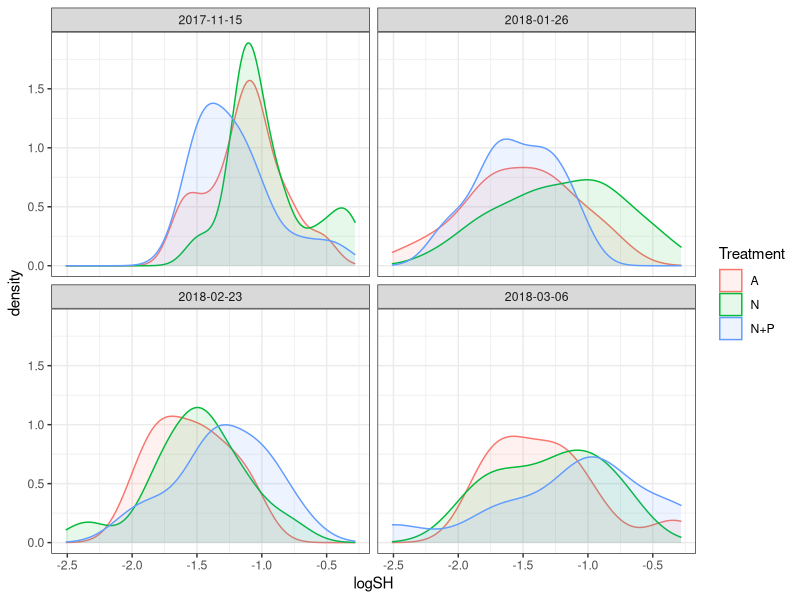
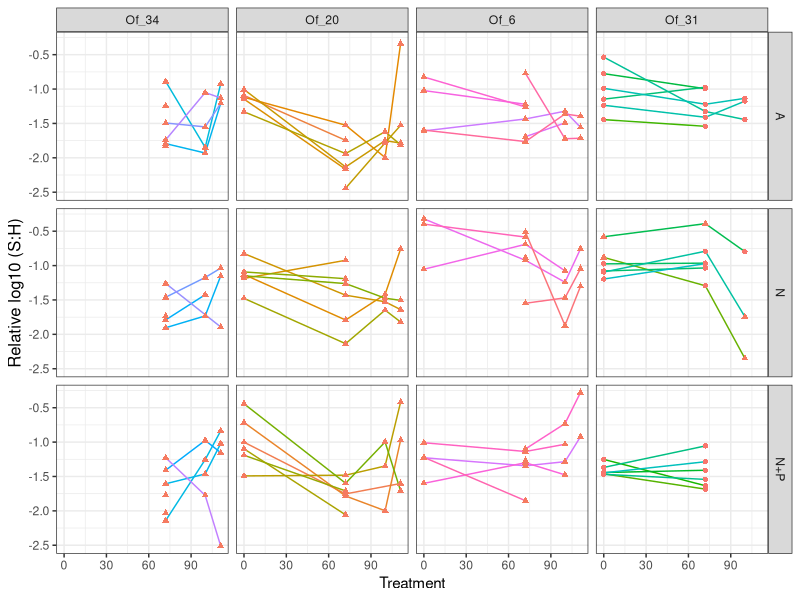
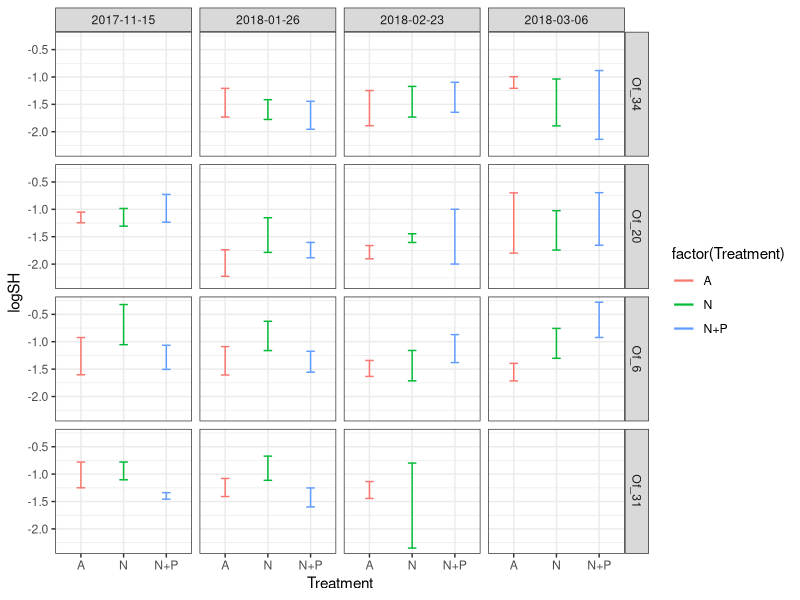
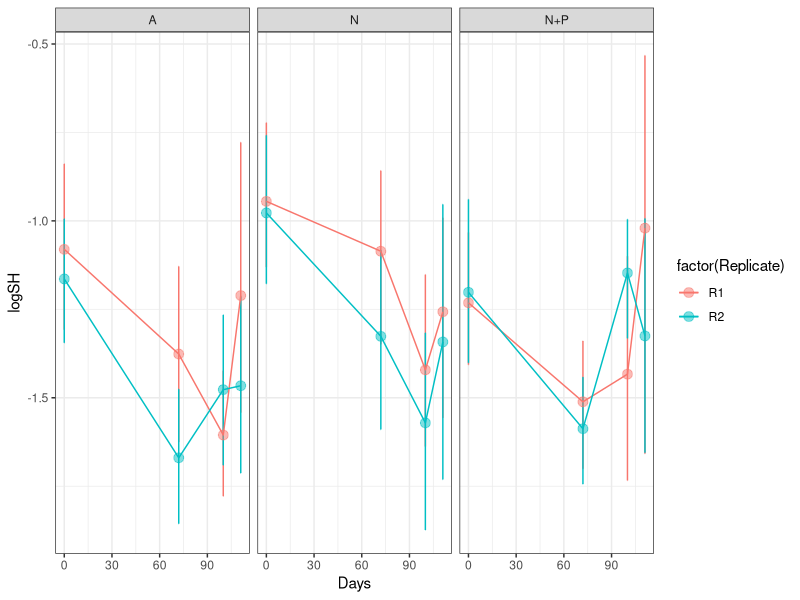
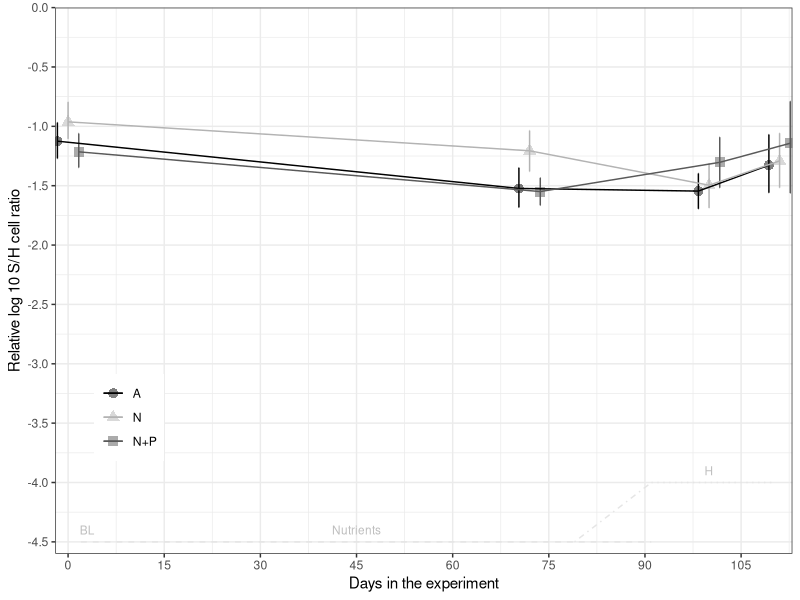
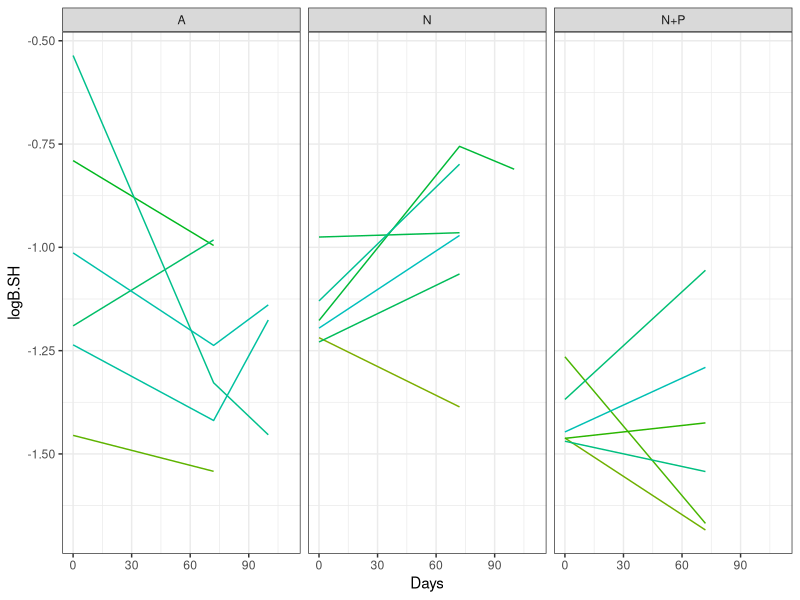
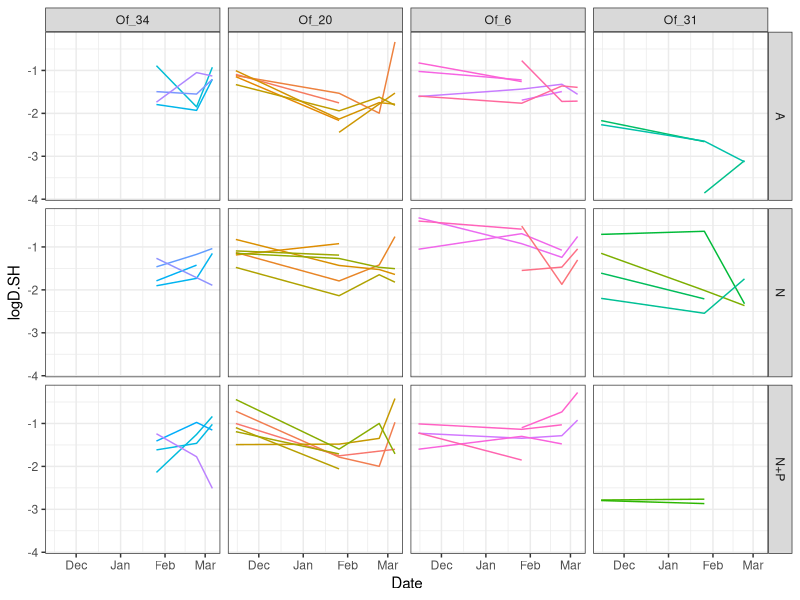
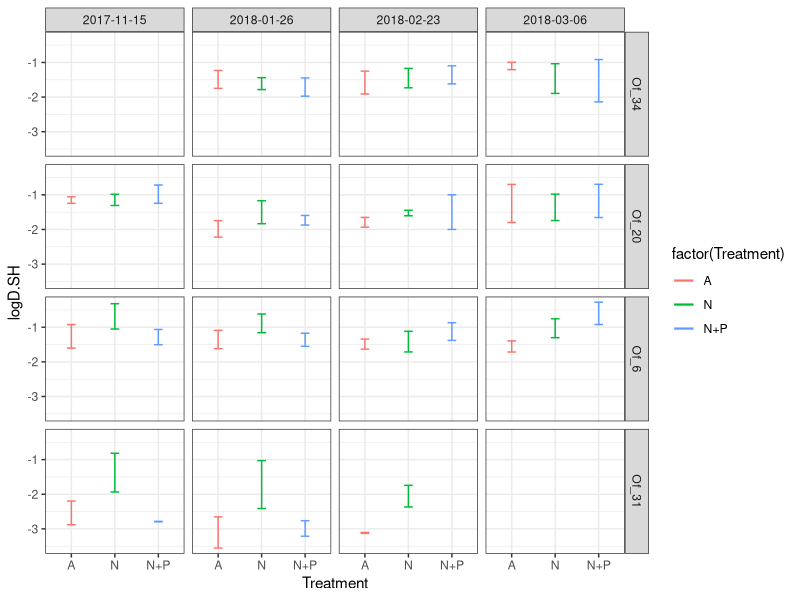

These figures' R source, in order: (Note: this script raises an error after producing the figures.)
## ---- chunk 1
knitr::opts_chunk$set(echo = TRUE, warning=FALSE, message=FALSE)
## ---- chunk 2

# Get all libraries and sources required to run the script
        library(plyr)
        library(dplyr)
        library(reshape2)
       
        library(ggplot2)
        library(ggthemes)
        library(scales)

        library(lme4)
        library(lmerTest)
        library(emmeans)

# Default ggplot settings

    Fill.colour<-scale_colour_manual(values = c("black", "gray70", "gray35"))

    ggthe_bw<-theme(plot.background=element_blank(),
          panel.grid.major.y = element_blank(),
          panel.grid.major.x = element_blank(),
          panel.grid.minor.x = element_blank(),
          panel.grid.minor.y = element_blank(),
          legend.box.background = element_rect(),
          panel.background =element_rect(fill = NA, color = "black")
          )+
    theme_bw()

## ---- chunk 3

qPCR.variables  <- read.csv("Outputs/Ofav_SH_cell_ratio.csv", header = T)

    qPCR.blastate<-qPCR.variables[((qPCR.variables$Date=="2018-02-05") |
                                     (qPCR.variables$Date=="2018-03-08")), ]
      
    qPCR.variables <- droplevels(qPCR.variables[!rownames(qPCR.variables) %in% rownames(qPCR.blastate), ])  

qPCR.variables<-subset(qPCR.variables, Date!="2017-12-15") # One month in nutrients

# Variable types 
str(qPCR.variables)
  qPCR.variables$Genotype<-factor(qPCR.variables$Genotype, 
                                  levels=c("Of_34", "Of_20", "Of_6", "Of_31"))
  qPCR.variables$DaysF<-as.factor(qPCR.variables$Days)
  qPCR.variables$Date<-as.Date(qPCR.variables$Date)
  
  summary(qPCR.variables)
## ---- chunk 4

ggplot(qPCR.variables, aes(logSH, fill = Treatment , colour = Treatment)) +
 geom_density(alpha = 0.1) + facet_wrap(~Date) + ggthe_bw
  # 
  
## ---- chunk 5
logSHColony <- ggplot(qPCR.variables, aes(Days, logSH)) +
  geom_line(aes(colour=Fragment))+geom_point(aes(shape=factor(Community), colour=factor(Community)))+
  # geom_jitter(aes(colour=factor(Replicate))) +
      # stat_summary(fun.data = "mean_cl_boot",geom = "errorbar", width = 0.2)+
      #stat_summary(fun.y=mean, geom="point", size =3, alpha=0.5) +
      # stat_summary(fun.y=mean, geom="line", size =1, alpha=0.5) + 
      facet_grid(Treatment~Genotype) +
      ggthe_bw +theme(legend.position = "none" )

logSHColony + ylab("Relative log10 (S:H)") + xlab("Treatment") +  
      theme(axis.title.y=element_text(size=12), legend.position="none")

logSHTreatment <- ggplot(qPCR.variables, aes(Treatment, logSH, colour=factor(Treatment))) +
         #geom_jitter(aes(colour=factor(Replicate))) +
         stat_summary(fun.data = "mean_cl_boot",geom = "errorbar", width = 0.2)+
         stat_summary(fun.y=mean, geom="line", size =1, alpha=0.5) + 
         facet_grid(Genotype~Date) +
         theme_bw() 
logSHTreatment

logSH_Replicate<- ggplot(qPCR.variables, aes (Days, logSH, 
                                             colour=factor(Replicate))) +
  stat_summary(fun.data = "mean_cl_boot",geom = "errorbar", width = 0.2 )+
  stat_summary(fun.y=mean, geom="point", size =3, alpha=0.5) +
  stat_summary(fun.y=mean, geom="line") + facet_grid (~Treatment) + ggthe_bw
logSH_Replicate 

## ---- chunk 6
logSHTreatment <- ggplot (qPCR.variables, aes(Days, logSH, 
                                  colour=Treatment, shape=Treatment)) + 
  Fill.colour +
  ggthe_bw +  theme( legend.position=c(0.1, 0.25),
            strip.background = element_rect(fill="white"),
            legend.title = element_blank()) +
  stat_summary(fun.data = "mean_cl_boot",geom = "errorbar", 
                    position = position_dodge(width = 5), width = 0.2 )+
  stat_summary(fun.y=mean, geom="point", size =3, alpha=0.5, 
                   position = position_dodge(width = 5)) +
  stat_summary(fun.y=mean, geom="line", position = position_dodge(width = 5)) + 

  scale_y_continuous(limits = c(-4.6,-0),
                    breaks = seq(-4.5, 0, 0.5),
                    expand = c(0,0),
                  name=("Relative log 10 S/H cell ratio")) +
  scale_x_continuous(name="Days in the experiment",
                         limits = c(-2,113),
                         breaks = seq(0, 110, 15),  
                         expand = c(0, 0)) +  
        annotate("segment", x = 2, xend = 91, y = -4.5, yend = -4.5,
                  colour = "gray90", linetype=2)+
        annotate("segment", x = 79, xend = 91, y = -4.5, yend = -4,
                  colour = "gray90", linetype=4)+
        annotate("segment", x = 91, xend = 110, y = -4, yend = -4,
                  colour = "gray90", linetype=3)+
        annotate("text", x = 45, y = -4.4, label = "Nutrients", size=3, colour="gray")+
        annotate("text", x = 3, y = -4.4, label = "BL", size=3,  colour="gray")+
        annotate("text", x = 100, y = -3.9, label = "H", size=3, colour="gray")

    
logSHTreatment
logSHTreatmentb<- logSHTreatment+facet_wrap (~Community)
#ggsave(file="Outputs/Fig6b.svg", plot=logSHTreatmentb, width=4.0, height=3.5)

## ---- chunk 7
logB_Treatment <- ggplot(subset(qPCR.variables, Genotype=Of_31),
                         aes(Days, logB.SH, colour=factor(Fragment))) +
     geom_line()+ 
     #geom_jitter(aes(colour=factor(Replicate))) +
         #stat_summary(fun.data = "mean_cl_boot",geom = "errorbar", width = 0.2)+
         #stat_summary(fun.y=mean, geom="line", size =1, alpha=0.5) + 
         ggthe_bw +  theme(legend.position = "none" )
logB_Treatment + facet_grid(~Treatment)

## ---- chunk 8
logD <- ggplot(qPCR.variables, aes(Date, logD.SH, colour=factor(Fragment))) +
     geom_line()    +
     #geom_jitter(aes(colour=factor(Replicate))) +
         #stat_summary(fun.data = "mean_cl_boot",geom = "errorbar", width = 0.2)+
         #stat_summary(fun.y=mean, geom="line", size =1, alpha=0.5) + 
         facet_grid(Treatment~Genotype) + ggthe_bw +
        theme(legend.position = "none")  
logD
   
  
logD_Treatment <- ggplot(qPCR.variables, aes(Treatment, logD.SH, colour=factor(Treatment))) +
         #geom_jitter(aes(colour=factor(Replicate))) +
         stat_summary(fun.data = "mean_cl_boot",geom = "errorbar", width = 0.2)+
         stat_summary(fun.y=mean, geom="line", size =1, alpha=0.5) + 
         facet_grid(Genotype~Date) +
         ggthe_bw 
logD_Treatment

## ---- chunk 9

SHTreatment <- ggplot(qPCR.variables, aes(Date, logSH, colour=factor(Treatment))) +
         #geom_jitter(aes(colour=factor(Replicate))) +
         stat_summary(fun.data = "mean_cl_boot",geom = "errorbar", width = 0.2)+
         stat_summary(fun.y=mean, geom="line", size =1, alpha=0.5) + 
         facet_grid(Genotype~Community) + 
         ggthe_bw + theme(legend.position="bottom")
SHTreatment


BHTreatment <- ggplot(subset(qPCR.variables, Genotype=Of_31), 
                      aes(Days, logB.SH, colour=factor(Treatment))) +
          ggthe_bw +
         #geom_jitter(aes(colour=factor(Replicate))) +
         stat_summary(fun.data = "mean_cl_boot",geom = "errorbar",
                      position=position_dodge(width = 1), width = 0.2)+
         stat_summary(fun.y=mean, geom="line", size =1, alpha=0.5) + 
         facet_grid(~Community)
BHTreatment


CHTreatment <- ggplot(qPCR.variables, aes(Days, logC.SH, colour=factor(Treatment))) +
         ggthe_bw +  theme(legend.position="bottom") +
         #geom_jitter(aes(colour=factor(Replicate))) +
         stat_summary(fun.data = "mean_cl_boot",geom = "errorbar", width = 0.2)+
         stat_summary(fun.y=mean, geom="line", size =1, alpha=0.5) + 
         facet_grid(Genotype~.)
CHTreatment


DHTreatment <- ggplot(qPCR.variables, aes(Days, logD.SH, colour=factor(Treatment))) +
        ggthe_bw +  theme(legend.position="bottom") +  
         #geom_jitter(aes(colour=factor(Replicate))) +
         stat_summary(fun.data = "mean_cl_boot",
                      position=position_dodge(width = 1), width = 0.2)+
         stat_summary(fun.y=mean, geom="line", size =1, alpha=0.5) + 
         facet_grid(Community~Genotype)
DHTreatment
## ---- chunk 10
D.PTreatment <- ggplot(qPCR.variables, aes(Days, D.Prp, colour=Fragment)) +
        ggthe_bw +  theme(legend.position="none") +  
        geom_jitter(aes(colour=factor(Fragment)), alpha=0.5, size=1) +
        geom_line() + facet_grid (Genotype~Treatment) +
  
      annotate("segment", x = 2, xend = 91, y = 0, yend = 0,
                colour = "gray90")+
        
      annotate("segment", x = 79, xend = 90, y = 0, yend = 0.3,
                colour = "gray90")+
    
      annotate("segment", x = 91, xend = 110, y = 0.3, yend = 0.3,
                colour = "gray90")+
      annotate("text", x = 8, y = 0.08, label = "(BL)", size=3, colour="gray")+
      annotate("text", x = 45, y = 0.08, label = "(C)", size=3, colour="gray")+
      annotate("text", x = 100, y = 0.08, label = "(H)", size=3, colour="gray")+  
  

      scale_y_continuous(breaks = seq(0, 1, 0.3),
                     name=("Durusdinium proportion (D/H)/(S/H)")) +
      scale_x_continuous(name="Days in the experiment",
                           limits = c(-2,113),
                         breaks = seq(0, 110, 45),  
                         expand = c(0, 0))
D.PTreatment
#ggsave(file="Outputs/D.P_Treatment_Genotype.svg", plot=D.PTreatment, width=4.5, height=4.5)

## ---- chunk 11
qPCR.variables_2<-subset(qPCR.variables, Days<110)
qPCR.variables_2<-subset(qPCR.variables_2, Genotype!="Of_34")

SH.0<-subset(qPCR.variables_2, Days<2)
SH.C<-subset(qPCR.variables_2, Days<77)
  SH.C<-subset(SH.C, Days>2)
SH.H<-subset(qPCR.variables_2, Days>76)

#qPCR.variables<-subset(qPCR.variables, Sample!="20-30_2018-01-26")
#qPCR.variables_2<-subset(qPCR.variables_2, Sample!="31-25_2018-01-26")
#qPCR.variables_2<-subset(qPCR.variables_2, Sample!="6-81_2017-11-15")
#qPCR.variables_2<-subset(qPCR.variables_2, Sample!="20-50_2017-11-15")

## ---- chunk 12

logSHTreatment <- ggplot (qPCR.variables_2, aes(Days, logSH, colour=Treatment, shape=Treatment)) + 
  ggtitle("A.")+ Fill.colour +
  ggthe_bw +  theme(legend.position="bottom") +
  
  stat_summary(fun.data = "mean_cl_boot",geom = "errorbar", 
                    position = position_dodge(width = 5), width = 0.2 )+
  stat_summary(fun.y=mean, geom="point", size =3, alpha=0.5, 
                  position = position_dodge(width = 5)) +
  stat_summary(fun.y=mean, geom="line", position = position_dodge(width = 5)) + 

  scale_y_continuous(breaks = seq(-2.5, 0, 0.5),
                    expand = c(0,0),
                  name=("log 10 (relative S/H cell ratio)")) +
  scale_x_continuous(name="Days in the experiment",
                         limits = c(-2,113),
                         breaks = seq(0, 110, 15),  
                         expand = c(0, 0)) +  
  #geom_point(alpha=0.5) +
  
      annotate("segment", x = 2, xend = 91, y = -2.2, yend = -2.2,
                colour = "gray90")+
      annotate("segment", x = 79, xend = 90, y = -2.2, yend = -1.8,
                colour = "gray90")+
      annotate("segment", x = 91, xend = 110, y = -1.8, yend = -1.8,
                colour = "gray90")
    
logSHTreatment
logSHTreatment +facet_wrap (~Genotype)
  
  #ggsave(file="5.3A_AH.svg", plot=logSHTreatment, width=3.0, height=6)
  #ggsave(file="5.3A_AH_NoGenotype.svg", plot=logSHTreatment, width=3.0, height=3)

## ---- chunk 13

logSHTreatment <- ggplot (qPCR.variables_2, aes(Days, TotalSH, colour=Treatment, shape=Treatment)) + 
  ggtitle("A.")+ Fill.colour +
  ggthe_bw +  theme(legend.position="bottom") +
  
  stat_summary(fun.data = "mean_cl_boot",geom = "errorbar", 
                    position = position_dodge(width = 5), width = 0.2 )+
  stat_summary(fun.y=mean, geom="point", size =3, alpha=0.5, 
                  position = position_dodge(width = 5)) +
  stat_summary(fun.y=mean, geom="line", position = position_dodge(width = 5)) + 

  scale_y_continuous(breaks = seq(0, 1, 0.5),
                    expand = c(0.1,0.1),
                  name=("log 10 (Total S/H cell ratio")) +
  scale_x_continuous(name="Days in the experiment",
                         limits = c(-2,113),
                         breaks = seq(0, 110, 15),  
                         expand = c(0, 0)) +  
  #geom_point(alpha=0.5) +
  
      annotate("segment", x = 2, xend = 91, y = -0, yend = 0,
                colour = "gray90")+
      annotate("segment", x = 79, xend = 90, y = 0, yend = 0.2,
                colour = "gray90")+
      annotate("segment", x = 91, xend = 110, y = 0.2, yend = 0.2,
                colour = "gray90")
    
logSHTreatment
logSHTreatment +facet_wrap (~Genotype)
  
  # ggsave(file="5.3A_AH.svg", plot=logSHTreatment, width=3.0, height=6)
  # ggsave(file="5.3A_AH_NoGenotype.svg", plot=logSHTreatment, width=3.0, height=3)

## ---- chunk 14
LME_BaseLine<-lmer(logSH ~ Treatment + Genotype + Community + (1|Replicate), 
                     data=SH.0)
   #step(LME_BaseLine)
   anova(LME_BaseLine)
   ranova(LME_BaseLine)

## ---- chunk 15

LME_Ofav.C<-lmer(logSH ~ Treatment + (1|Replicate) + (1|Genotype), 
                     data=SH.C)
     step (LME_Ofav.C) #  Remove replicate
     

LME_Ofav.C1<-lmer(logSH ~ Treatment + (1|Genotype), 
                     data=SH.C)
     step (LME_Ofav.C1)
     anova (LME_Ofav.C1)

## ---- chunk 16

# Multicomp
Ofav.SH.C.emm<-emmeans(LME_Ofav.C1, ~Treatment)
      #contrast(Ofav.SH.C.emm, "tukey")
    Ofav.SH.C_groups<-cld(Ofav.SH.C.emm, by=NULL) # compact-letter display
    Ofav.SH.C_groups
    
# Effect plot
  plot(emmeans(LME_Ofav.C1, ~Treatment), comparisons = TRUE) +
      coord_flip(xlim = NULL, ylim = NULL, expand = TRUE) + theme_bw()
## ---- chunk 17
logSHTreatmentC <- ggplot (SH.C, aes(Treatment, logSH, colour=Treatment, shape=Treatment)) + 
  ggtitle("A.")+ Fill.colour +
  ggthe_bw +  theme(legend.position="bottom") +
  
  stat_summary(fun.data = "mean_cl_boot",geom = "errorbar", 
                    position = position_dodge(width = 5), width = 0.2 )+
  stat_summary(fun.y=mean, geom="point", size =3, alpha=0.5, 
                  position = position_dodge(width = 1)) +
  
  scale_y_continuous(breaks = seq(-2.5, 0, 0.5),
                    expand = c(0.1,0.1),
                  name=("log 10 (Total S/H cell ratio)"))
    
logSHTreatmentC
logSHTreatmentC +facet_wrap (~Genotype)
## ---- chunk 18
logSHTreatmentC <- ggplot (SH.C, aes(Treatment, TotalSH, colour=Treatment, shape=Treatment)) + 
  ggtitle("A.")+ Fill.colour +
  ggthe_bw +  theme(legend.position="bottom") +
  
  stat_summary(fun.data = "mean_cl_boot",geom = "errorbar", 
                    position = position_dodge(width = 5), width = 0.2 )+
  stat_summary(fun.y=mean, geom="point", size =3, alpha=0.5, 
                  position = position_dodge(width = 1))
  
  #scale_y_continuous(breaks = seq(-2.5, 0, 0.5),
   #                 expand = c(0.1,0.1),
    #              name=("log 10 (Total S/H cell ratio"))
    
logSHTreatmentC
logSHTreatmentC +facet_wrap (~Genotype)
## ---- chunk 19
LME_Ofav.H<-lmer(logSH ~ Treatment +
                   (1|Replicate) + (1|Genotype), 
                     data=SH.H)
     #step (LME_Ofav.H)
     anova(LME_Ofav.H)
     ranova(LME_Ofav.H)
## ---- chunk 20
LM_Ofav.qpCR<-lmer (logSH ~ Treatment * DaysF +
                  (1|Replicate) + (1|Genotype/Fragment),
                  data= qPCR.variables_2)
    step(LM_Ofav.qpCR)


LM_Ofav.qpCR<-lmer(logSH ~ Treatment * DaysF + (1| Genotype),
                       data= qPCR.variables_2)
      step(LM_Ofav.qpCR)
      summary(LM_Ofav.qpCR)
      anova(LM_Ofav.qpCR)
## ---- chunk 21
# Multicomp    
    Ofav.YII.emm<-emmeans(LM_Ofav.qpCR, ~ DaysF|Treatment)
        contrast(Ofav.YII.emm, "tukey")
        # Effect plot options
  
# Plots
emmip(LM_Ofav.qpCR, ~DaysF|Treatment, CIs = TRUE, aes(Genotype=factor(Treatment))) + theme_bw() # interaction plot of predictions

plot(emmeans(LM_Ofav.qpCR, ~Treatment|DaysF), comparisons = TRUE) +
      coord_flip(xlim = NULL, ylim = NULL, expand = TRUE) + facet_wrap(~DaysF) +
      theme_bw()

# CLD    
    Ofav_EMM_SH<-cld(Ofav.YII.emm, by=NULL) # compact-letter display
     Ofav_EMM_SH<-Ofav_EMM_SH[order(Ofav_EMM_SH$Day, Ofav_EMM_SH$Treatment), ]
     Ofav_EMM_SH
  #write.csv(Ofav_EMM_SH, "Outputs/Multicomp_Ofav_SH.csv")  
    
